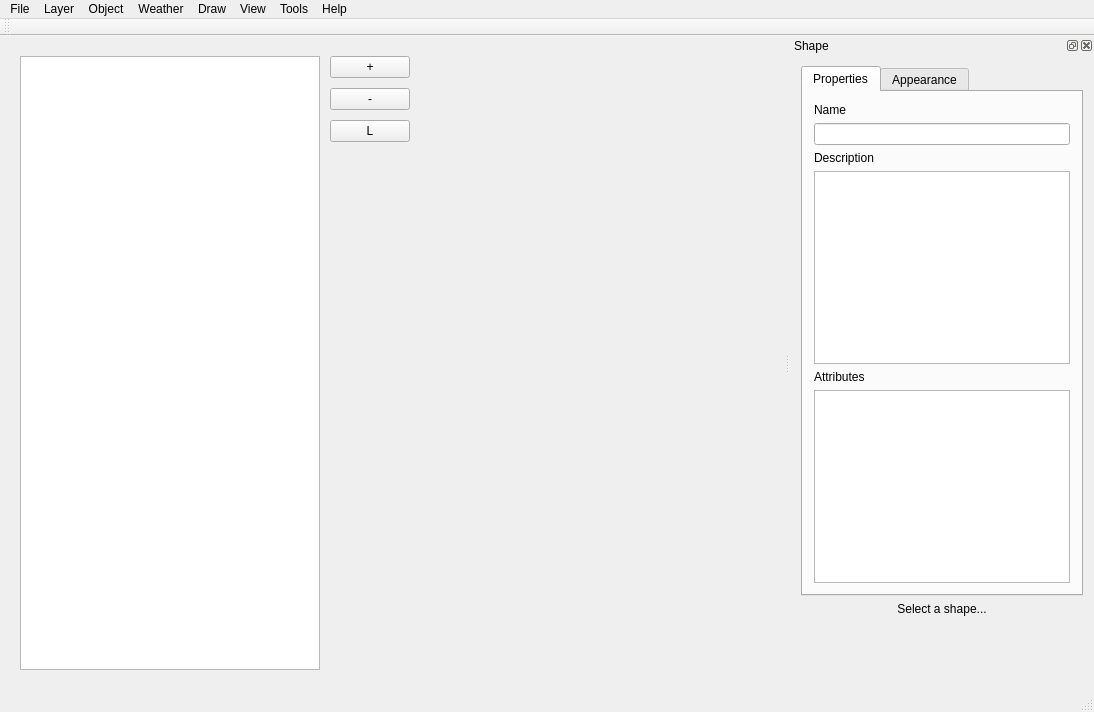
<?xml version="1.0" encoding="UTF-8"?>
<ui version="4.0">
 <class>MainWindow</class>
 <widget class="QMainWindow" name="MainWindow">
  <property name="geometry">
   <rect>
    <x>0</x>
    <y>0</y>
    <width>1094</width>
    <height>712</height>
   </rect>
  </property>
  <property name="windowTitle">
   <string>OSMExplorer</string>
  </property>
  <property name="styleSheet">
   <string notr="true"/>
  </property>
  <property name="documentMode">
   <bool>false</bool>
  </property>
  <widget class="QWidget" name="centralWidget">
   <layout class="QHBoxLayout" name="horizontalLayout_4">
    <property name="spacing">
     <number>0</number>
    </property>
    <property name="leftMargin">
     <number>0</number>
    </property>
    <property name="topMargin">
     <number>0</number>
    </property>
    <property name="rightMargin">
     <number>0</number>
    </property>
    <property name="bottomMargin">
     <number>0</number>
    </property>
    <item>
     <widget class="SlippyMapWidget" name="slippyMap" native="true">
      <property name="sizePolicy">
       <sizepolicy hsizetype="Expanding" vsizetype="Expanding">
        <horstretch>0</horstretch>
        <verstretch>0</verstretch>
       </sizepolicy>
      </property>
      <layout class="QHBoxLayout" name="horizontalLayout_3">
       <property name="spacing">
        <number>10</number>
       </property>
       <property name="leftMargin">
        <number>20</number>
       </property>
       <property name="topMargin">
        <number>20</number>
       </property>
       <property name="rightMargin">
        <number>20</number>
       </property>
       <property name="bottomMargin">
        <number>20</number>
       </property>
       <item>
        <widget class="SlippyMapTreeView" name="tvwMarkers">
         <property name="sizePolicy">
          <sizepolicy hsizetype="Preferred" vsizetype="Expanding">
           <horstretch>0</horstretch>
           <verstretch>0</verstretch>
          </sizepolicy>
         </property>
         <property name="minimumSize">
          <size>
           <width>300</width>
           <height>0</height>
          </size>
         </property>
         <property name="maximumSize">
          <size>
           <width>0</width>
           <height>16777215</height>
          </size>
         </property>
         <property name="alternatingRowColors">
          <bool>true</bool>
         </property>
        </widget>
       </item>
       <item>
        <layout class="QVBoxLayout" name="verticalLayout_7">
         <property name="spacing">
          <number>10</number>
         </property>
         <item>
          <widget class="QPushButton" name="zoomInButton">
           <property name="sizePolicy">
            <sizepolicy hsizetype="Minimum" vsizetype="Minimum">
             <horstretch>0</horstretch>
             <verstretch>0</verstretch>
            </sizepolicy>
           </property>
           <property name="minimumSize">
            <size>
             <width>0</width>
             <height>0</height>
            </size>
           </property>
           <property name="text">
            <string>+</string>
           </property>
           <property name="iconSize">
            <size>
             <width>48</width>
             <height>48</height>
            </size>
           </property>
          </widget>
         </item>
         <item>
          <widget class="QPushButton" name="zoomOutButton">
           <property name="sizePolicy">
            <sizepolicy hsizetype="Minimum" vsizetype="Minimum">
             <horstretch>0</horstretch>
             <verstretch>0</verstretch>
            </sizepolicy>
           </property>
           <property name="minimumSize">
            <size>
             <width>0</width>
             <height>0</height>
            </size>
           </property>
           <property name="text">
            <string>-</string>
           </property>
           <property name="iconSize">
            <size>
             <width>48</width>
             <height>48</height>
            </size>
           </property>
          </widget>
         </item>
         <item>
          <widget class="QPushButton" name="currentLocationButton">
           <property name="sizePolicy">
            <sizepolicy hsizetype="Minimum" vsizetype="Minimum">
             <horstretch>0</horstretch>
             <verstretch>0</verstretch>
            </sizepolicy>
           </property>
           <property name="minimumSize">
            <size>
             <width>0</width>
             <height>0</height>
            </size>
           </property>
           <property name="text">
            <string>L</string>
           </property>
           <property name="iconSize">
            <size>
             <width>48</width>
             <height>48</height>
            </size>
           </property>
          </widget>
         </item>
         <item>
          <spacer name="verticalSpacer_2">
           <property name="orientation">
            <enum>Qt::Vertical</enum>
           </property>
           <property name="sizeHint" stdset="0">
            <size>
             <width>20</width>
             <height>40</height>
            </size>
           </property>
          </spacer>
         </item>
        </layout>
       </item>
       <item>
        <spacer name="horizontalSpacer">
         <property name="orientation">
          <enum>Qt::Horizontal</enum>
         </property>
         <property name="sizeHint" stdset="0">
          <size>
           <width>482</width>
           <height>20</height>
          </size>
         </property>
        </spacer>
       </item>
      </layout>
     </widget>
    </item>
   </layout>
  </widget>
  <widget class="QStatusBar" name="statusBar"/>
  <widget class="QToolBar" name="toolBar">
   <property name="windowTitle">
    <string>Default</string>
   </property>
   <property name="iconSize">
    <size>
     <width>16</width>
     <height>16</height>
    </size>
   </property>
   <attribute name="toolBarArea">
    <enum>TopToolBarArea</enum>
   </attribute>
   <attribute name="toolBarBreak">
    <bool>false</bool>
   </attribute>
  </widget>
  <widget class="QMenuBar" name="menuBar">
   <property name="geometry">
    <rect>
     <x>0</x>
     <y>0</y>
     <width>1094</width>
     <height>22</height>
    </rect>
   </property>
   <widget class="QMenu" name="menuFile">
    <property name="title">
     <string>File</string>
    </property>
    <widget class="QMenu" name="menuFileGps">
     <property name="title">
      <string>GPS</string>
     </property>
     <property name="icon">
      <iconset resource="resources.qrc">
       <normaloff>:/icons/satellite.png</normaloff>:/icons/satellite.png</iconset>
     </property>
     <addaction name="actionMapGpsAddSource"/>
     <addaction name="separator"/>
    </widget>
    <widget class="QMenu" name="menuRecent">
     <property name="title">
      <string>Recent</string>
     </property>
     <addaction name="actionFile_Recent_ClearMenu"/>
     <addaction name="separator"/>
    </widget>
    <addaction name="actionFile_NewWorkspace"/>
    <addaction name="actionFile_OpenWorkspace"/>
    <addaction name="menuRecent"/>
    <addaction name="actionFile_CloseWorkspace"/>
    <addaction name="separator"/>
    <addaction name="actionFile_SaveWorkspace"/>
    <addaction name="actionFile_SaveWorkspaceAs"/>
    <addaction name="separator"/>
    <addaction name="actionFile_Print"/>
    <addaction name="actionImport"/>
    <addaction name="actionFileExport"/>
    <addaction name="separator"/>
    <addaction name="menuFileGps"/>
    <addaction name="separator"/>
    <addaction name="actionExit"/>
   </widget>
   <widget class="QMenu" name="menuMarker">
    <property name="title">
     <string>Object</string>
    </property>
    <addaction name="actionObject_NewMarker"/>
    <addaction name="actionObject_NewMarkerAtCurrent"/>
    <addaction name="separator"/>
    <addaction name="actionObject_Properties"/>
    <addaction name="actionObject_Delete"/>
    <addaction name="separator"/>
    <addaction name="actionMarkerExport"/>
    <addaction name="actionMarkerImport"/>
   </widget>
   <widget class="QMenu" name="menuHelp">
    <property name="title">
     <string>Help</string>
    </property>
    <addaction name="actionAbout"/>
   </widget>
   <widget class="QMenu" name="menuView">
    <property name="title">
     <string>View</string>
    </property>
    <addaction name="actionViewSidebar"/>
    <addaction name="separator"/>
    <addaction name="actionViewClearRoute"/>
    <addaction name="actionViewGpsLog"/>
   </widget>
   <widget class="QMenu" name="menuDraw">
    <property name="title">
     <string>Draw</string>
    </property>
    <addaction name="actionDrawLine"/>
    <addaction name="actionDrawEllipse"/>
    <addaction name="actionDrawRectangle"/>
    <addaction name="actionDrawPolygon"/>
   </widget>
   <widget class="QMenu" name="menuTools">
    <property name="title">
     <string>Tools</string>
    </property>
    <addaction name="actionToolsOSMImport"/>
    <addaction name="separator"/>
    <addaction name="actionFileSettings"/>
   </widget>
   <widget class="QMenu" name="menuLayer">
    <property name="title">
     <string>Layer</string>
    </property>
    <widget class="QMenu" name="menuLayer_TileLayers">
     <property name="title">
      <string>Tile Layers</string>
     </property>
     <addaction name="actionLayer_TileLayers_HideAll"/>
     <addaction name="actionLayer_TileLayers_ShowAll"/>
     <addaction name="separator"/>
    </widget>
    <addaction name="actionLayer_New"/>
    <addaction name="actionLayer_Rename"/>
    <addaction name="actionLayer_Delete"/>
    <addaction name="separator"/>
    <addaction name="actionLayer_SortAscending"/>
    <addaction name="actionLayer_SortDescending"/>
    <addaction name="separator"/>
    <addaction name="menuLayer_TileLayers"/>
   </widget>
   <widget class="QMenu" name="menuWeather">
    <property name="title">
     <string>Weather</string>
    </property>
    <addaction name="actionWeather_ShowWFOGrid"/>
   </widget>
   <addaction name="menuFile"/>
   <addaction name="menuLayer"/>
   <addaction name="menuMarker"/>
   <addaction name="menuWeather"/>
   <addaction name="menuDraw"/>
   <addaction name="menuView"/>
   <addaction name="menuTools"/>
   <addaction name="menuHelp"/>
  </widget>
  <widget class="QDockWidget" name="dockWidget_3">
   <property name="windowTitle">
    <string>Shape</string>
   </property>
   <attribute name="dockWidgetArea">
    <number>2</number>
   </attribute>
   <widget class="QWidget" name="dockWidgetContents_3">
    <layout class="QVBoxLayout" name="verticalLayout_6">
     <item>
      <widget class="QTabWidget" name="tabShapeEditor">
       <property name="currentIndex">
        <number>0</number>
       </property>
       <widget class="QWidget" name="tab">
        <attribute name="title">
         <string>Properties</string>
        </attribute>
        <layout class="QVBoxLayout" name="verticalLayout_5">
         <item>
          <widget class="QLabel" name="label_3">
           <property name="text">
            <string>Name</string>
           </property>
          </widget>
         </item>
         <item>
          <widget class="QLineEdit" name="selectedObjectName"/>
         </item>
         <item>
          <widget class="QLabel" name="label_4">
           <property name="text">
            <string>Description</string>
           </property>
          </widget>
         </item>
         <item>
          <widget class="QPlainTextEdit" name="selectedObjectDescription"/>
         </item>
         <item>
          <widget class="QLabel" name="label_5">
           <property name="text">
            <string>Attributes</string>
           </property>
          </widget>
         </item>
         <item>
          <widget class="QTreeView" name="selectedObjectAttributes"/>
         </item>
        </layout>
       </widget>
       <widget class="QWidget" name="tab_2">
        <attribute name="title">
         <string>Appearance</string>
        </attribute>
        <widget class="QLabel" name="label_6">
         <property name="geometry">
          <rect>
           <x>10</x>
           <y>10</y>
           <width>101</width>
           <height>16</height>
          </rect>
         </property>
         <property name="text">
          <string>Border Color</string>
         </property>
        </widget>
        <widget class="QLabel" name="label_7">
         <property name="geometry">
          <rect>
           <x>10</x>
           <y>30</y>
           <width>91</width>
           <height>16</height>
          </rect>
         </property>
         <property name="text">
          <string>Border Size</string>
         </property>
        </widget>
       </widget>
      </widget>
     </item>
     <item>
      <widget class="QLabel" name="lblNoShapeSelected">
       <property name="text">
        <string>Select a shape...</string>
       </property>
       <property name="alignment">
        <set>Qt::AlignCenter</set>
       </property>
      </widget>
     </item>
     <item>
      <spacer name="verticalSpacer">
       <property name="orientation">
        <enum>Qt::Vertical</enum>
       </property>
       <property name="sizeHint" stdset="0">
        <size>
         <width>20</width>
         <height>40</height>
        </size>
       </property>
      </spacer>
     </item>
    </layout>
   </widget>
  </widget>
  <action name="actionExit">
   <property name="text">
    <string>Exit</string>
   </property>
  </action>
  <action name="actionObject_NewMarker">
   <property name="icon">
    <iconset resource="resources.qrc">
     <normaloff>:/icons/pushpin.png</normaloff>:/icons/pushpin.png</iconset>
   </property>
   <property name="text">
    <string>New marker...</string>
   </property>
  </action>
  <action name="actionObject_NewMarkerAtCurrent">
   <property name="text">
    <string>New marker at current location</string>
   </property>
  </action>
  <action name="actionObject_Properties">
   <property name="text">
    <string>Properties...</string>
   </property>
  </action>
  <action name="actionObject_Delete">
   <property name="text">
    <string>Delete...</string>
   </property>
  </action>
  <action name="actionMarkerExport">
   <property name="text">
    <string>Export...</string>
   </property>
  </action>
  <action name="actionMarkerImport">
   <property name="text">
    <string>Import...</string>
   </property>
  </action>
  <action name="actionAbout">
   <property name="text">
    <string>About...</string>
   </property>
  </action>
  <action name="actionMarkerManage">
   <property name="text">
    <string>Manage...</string>
   </property>
  </action>
  <action name="actionViewSidebar">
   <property name="checkable">
    <bool>true</bool>
   </property>
   <property name="text">
    <string>Sidebar</string>
   </property>
  </action>
  <action name="actionDebugOpenDirectionsFile">
   <property name="text">
    <string>Open Directions File...</string>
   </property>
  </action>
  <action name="actionViewClearRoute">
   <property name="text">
    <string>Clear Route</string>
   </property>
  </action>
  <action name="actionFileSettings">
   <property name="icon">
    <iconset resource="resources.qrc">
     <normaloff>:/icons/settings.png</normaloff>:/icons/settings.png</iconset>
   </property>
   <property name="text">
    <string>Settings...</string>
   </property>
  </action>
  <action name="actionDrawLine">
   <property name="checkable">
    <bool>true</bool>
   </property>
   <property name="text">
    <string>Line</string>
   </property>
  </action>
  <action name="actionDrawEllipse">
   <property name="checkable">
    <bool>true</bool>
   </property>
   <property name="icon">
    <iconset resource="resources.qrc">
     <normaloff>:/icons/ellipse.png</normaloff>:/icons/ellipse.png</iconset>
   </property>
   <property name="text">
    <string>Ellipse</string>
   </property>
   <property name="toolTip">
    <string>Ellipse</string>
   </property>
  </action>
  <action name="actionDrawRectangle">
   <property name="checkable">
    <bool>true</bool>
   </property>
   <property name="icon">
    <iconset resource="resources.qrc">
     <normaloff>:/icons/path.png</normaloff>:/icons/path.png</iconset>
   </property>
   <property name="text">
    <string>Rectangle</string>
   </property>
  </action>
  <action name="actionDrawPolygon">
   <property name="checkable">
    <bool>true</bool>
   </property>
   <property name="icon">
    <iconset resource="resources.qrc">
     <normaloff>:/icons/polygon.png</normaloff>:/icons/polygon.png</iconset>
   </property>
   <property name="text">
    <string>Polygon</string>
   </property>
  </action>
  <action name="actionMapLayersConfigure">
   <property name="text">
    <string>Configure...</string>
   </property>
  </action>
  <action name="actionFileLayersConfigure">
   <property name="text">
    <string>Configure...</string>
   </property>
  </action>
  <action name="actionFile_Print">
   <property name="text">
    <string>Print...</string>
   </property>
  </action>
  <action name="actionFileExport">
   <property name="text">
    <string>Export...</string>
   </property>
  </action>
  <action name="actionMapGpsAddSource">
   <property name="text">
    <string>Add Source...</string>
   </property>
  </action>
  <action name="actionViewGpsLog">
   <property name="text">
    <string>GPS Log</string>
   </property>
  </action>
  <action name="actionImport">
   <property name="text">
    <string>Import...</string>
   </property>
  </action>
  <action name="actionToolsOSMImport">
   <property name="text">
    <string>OSM Import...</string>
   </property>
  </action>
  <action name="actionLayer_New">
   <property name="text">
    <string>New...</string>
   </property>
  </action>
  <action name="actionLayer_Delete">
   <property name="text">
    <string>Delete</string>
   </property>
  </action>
  <action name="actionLayer_Rename">
   <property name="text">
    <string>Rename...</string>
   </property>
  </action>
  <action name="actionLayer_SortAscending">
   <property name="text">
    <string>Sort Ascending</string>
   </property>
  </action>
  <action name="actionLayer_SortDescending">
   <property name="text">
    <string>Sort Descending</string>
   </property>
  </action>
  <action name="actionLayer_TileLayers_HideAll">
   <property name="text">
    <string>Hide All</string>
   </property>
  </action>
  <action name="actionLayer_TileLayers_ShowAll">
   <property name="text">
    <string>Show All</string>
   </property>
  </action>
  <action name="actionFile_NewWorkspace">
   <property name="text">
    <string>New Workspace...</string>
   </property>
  </action>
  <action name="actionFile_OpenWorkspace">
   <property name="text">
    <string>Open Workspace...</string>
   </property>
  </action>
  <action name="actionFile_Recent_ClearMenu">
   <property name="text">
    <string>Clear Menu</string>
   </property>
  </action>
  <action name="actionWeather_ShowWFOGrid">
   <property name="checkable">
    <bool>true</bool>
   </property>
   <property name="text">
    <string>Show WFO Grid</string>
   </property>
  </action>
  <action name="actionFile_SaveWorkspace">
   <property name="text">
    <string>Save Workspace</string>
   </property>
  </action>
  <action name="actionFile_SaveWorkspaceAs">
   <property name="text">
    <string>Save Workspace As...</string>
   </property>
  </action>
  <action name="actionFile_CloseWorkspace">
   <property name="text">
    <string>Close Workspace</string>
   </property>
  </action>
 </widget>
 <layoutdefault spacing="6" margin="11"/>
 <customwidgets>
  <customwidget>
   <class>SlippyMapWidget</class>
   <extends>QWidget</extends>
   <header location="global">SlippyMap/SlippyMapWidget.h</header>
   <container>1</container>
  </customwidget>
  <customwidget>
   <class>SlippyMapTreeView</class>
   <extends>QTreeView</extends>
   <header location="global">Map/SlippyMapTreeView.h</header>
  </customwidget>
 </customwidgets>
 <resources>
  <include location="resources.qrc"/>
 </resources>
 <connections/>
</ui>
